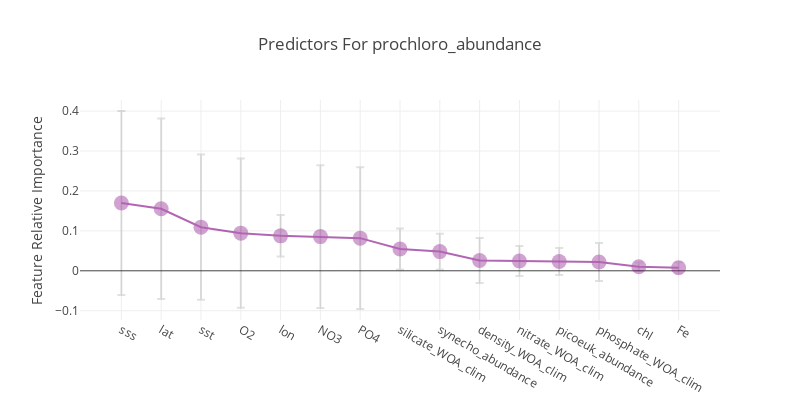

Notebook code for this chart:
### Code cell
from pycmap.supervised import ExtraTrees

model = ExtraTrees(df, 'prochloro_abundance')
model.learn()
model.plot_feature_importance()
model.report()

### Figure 1 — Plotly figure (JSON) as saved in the notebook; plotly's stock layout.template omitted (floating-point values rounded to 4 significant figures)
{"data": [{"error_y": {"array": [0.2303, 0.2262, 0.1817, 0.1867, 0.05202, 0.1785, 0.1775, 0.05128, 0.04484, 0.0562, 0.03755, 0.03373, 0.04765, 0.01066, 0.01394], "color": "rgba(7, 7, 7, .2)", "type": "data", "visible": true}, "marker": {"color": "purple", "opacity": 0.6, "size": 15}, "mode": "lines+markers", "name": "", "opacity": 0.6, "type": "scatter", "uid": "8079761e-b60c-4a32-9686-36a6d53e3721", "x": ["sss", "lat", "sst", "O2", "lon", "NO3", "PO4", "silicate_WOA_clim", "synecho_abundance", "density_WOA_clim", "nitrate_WOA_clim", "picoeuk_abundance", "phosphate_WOA_clim", "chl", "Fe"], "y": [0.1698, 0.1555, 0.1093, 0.09433, 0.08758, 0.08562, 0.08182, 0.05461, 0.04808, 0.02575, 0.02444, 0.02342, 0.02195, 0.01019, 0.007603]}], "layout": {"autosize": false, "height": 400, "title": {"text": "Predictors For prochloro_abundance"}, "width": 800, "xaxis": {"title": {"text": ""}}, "yaxis": {"title": {"text": "Feature Relative Importance"}}}}
